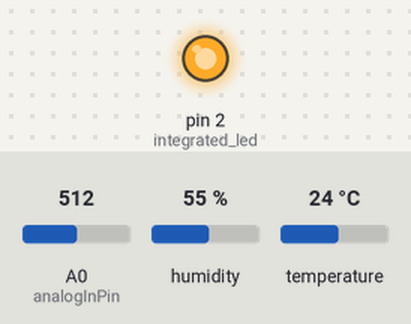
Bench run of a sketch on a simulated Arduino Uno, built with avr-gcc and run on an emulated ATmega328P. On the bench: output pins drawn as LEDs (lit = HIGH). The test bench sets the inputs (shaded band); at power-on: A0 (analogInPin) = 512, humidity 55 %, temperature 24 °C. What the sketch prints to the serial monitor is not drawn.

Above: at 2.5 s.
Timing chart, 0 to 6.6 s (numbered marks = the images above):
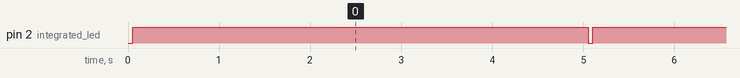

Measured:
- by itself, pin 2 (integrated_led): alternates HIGH for 5.0 s and LOW for 0.05 s

The sketch:

Easy_Start.ino
```cpp
//AZ-Envy
//Easy-Start
//© Niklas Heinzel
//2020
//Ver.2.1

//With this code you will be able to test the basic functions of the AZ-Envy and its programming.//

//Libaries//
#include <WEMOS_SHT3X.h> //Libary for your SHT30 humidity and temperature sensor

//Global declaration
SHT3X sht30(0x44); //adress of SHT30
const int analogInPin = A0;  //ADC-pin of AZ-Envy for the gas sensor
const int integrated_led = 2; //integrated led is connected to D2

void setup() {

  Serial.begin(115200); //starting the serial communication with a baud rate of 115200 bps
  Serial.println("------------------------------"); //print to serial monitor
  Serial.println("-----------AZ-Envy------------"); //print to serial monitor
  Serial.println("------by Niklas Heinzel-------"); //print to serial monitor
  Serial.println("------------------------------"); //print to serial monitor

  pinMode(analogInPin,INPUT); //set ADC-pin as a input
  pinMode(integrated_led,OUTPUT); //set the integrated led as a output

}

void loop() {

  //variables to work with
  float temperature = sht30.cTemp; //read the temperature from SHT30
  float humid = sht30.humidity; //read the humidity from SHT30
  int sensorValue = analogRead(analogInPin); //read the ADC-pin → connected to MQ-2

  //calibrate your temperature values - due to heat reasons from the MQ-2 (normally up to 4°C)
  float temperature_deviation = 0.0; //enter the deviation from the mq2 due to the resulting heat in order to calibrate the temperature value
  float temperature_calibrated = temperature - temperature_deviation; //final value

  //-SHT30-//
  if(sht30.get()==0){
    Serial.print("Temperature in Celsius: ");
    Serial.println(temperature_calibrated);
    Serial.print("Relative Humidity: ");
    Serial.println(humid);
  }
  else //if useless values are measured
  {
    Serial.println("Error, please check hardware or code!");
  }

  //-MQ-2-//
  Serial.println("----------------------------------------------"); //print to serial monitor
  Serial.print("MQ2-value:"); //print to serial monitor
  Serial.println(sensorValue); //print data to serial monitor
  Serial.println("----------------------------------------------"); //print to serial monitor


  digitalWrite(integrated_led,HIGH);//turn the integrated led on

  delay(5000);

  digitalWrite(integrated_led,LOW);//turn the integrated led off
}
```
